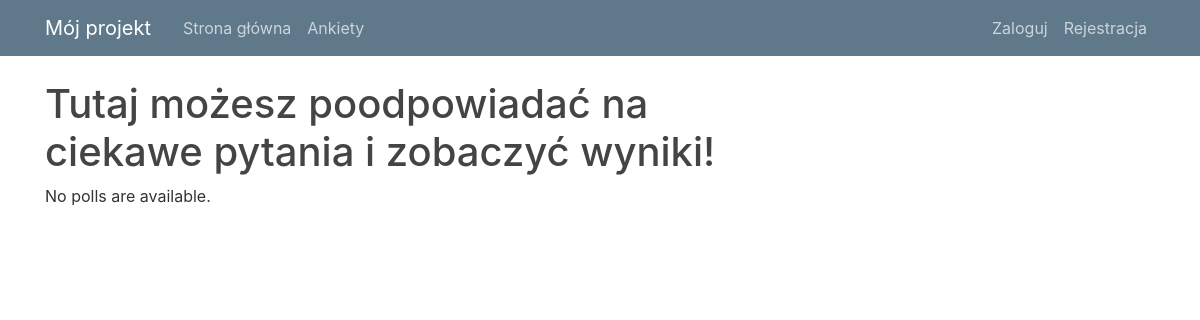
The page /polls/ on the database as committed earlier.
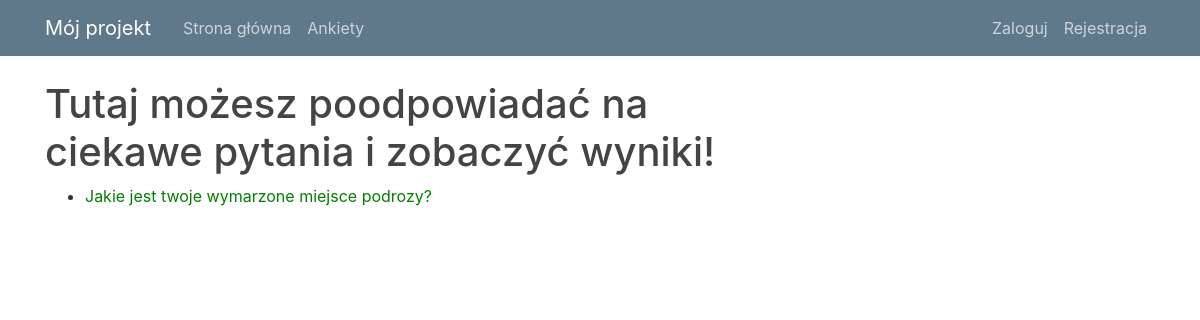
The same page on the database as committed later.
### polls/models.py (models this page shows, shortened)
class Question(models.Model):
    question_text = models.CharField(max_length=200)
    pub_date = models.DateTimeField('date published')
    def was_published_recently(self):
        now = timezone.now()
        return now - datetime.timedelta(days=1) <= self.pub_date <= now
    was_published_recently.admin_order_field = 'pub_date'
    was_published_recently.boolean = True
    was_published_recently.short_description = 'Published recently?'

### polls/views.py (the view)
# urls.py: path('', views.IndexView.as_view(), name='index'),
class IndexView(generic.ListView):
    template_name = 'polls/index.html'
    context_object_name = 'latest_question_list'
    def get_queryset(self):
        return Question.objects.order_by('-pub_date')[:5]

### polls/templates/polls/index.html
{% extends "blog/base.html" %}
{% load crispy_forms_tags %}
{% load static %}
{% block content %}
        <link rel="stylesheet" type="text/css" href="{% static 'polls/style.css' %}">
        <h1>Tutaj możesz poodpowiadać na ciekawe pytania i zobaczyć wyniki!</h1>
        {% if latest_question_list %}
        <ul>
        {% for question in latest_question_list %}
            <li><a href="{% url 'polls:detail' question.id %}">{{ question.question_text }}</a></li>
        {% endfor %}
        </ul>
    {% else %}
        <p>No polls are available.</p>
    {% endif %}
{% endblock content %}

Rows that differ between the two databases and show on the page:
added Question: question_text "Jakie jest twoje wymarzone miejsce podrozy?"
Other text that changed with them:
text no longer shown: "No polls are available."
